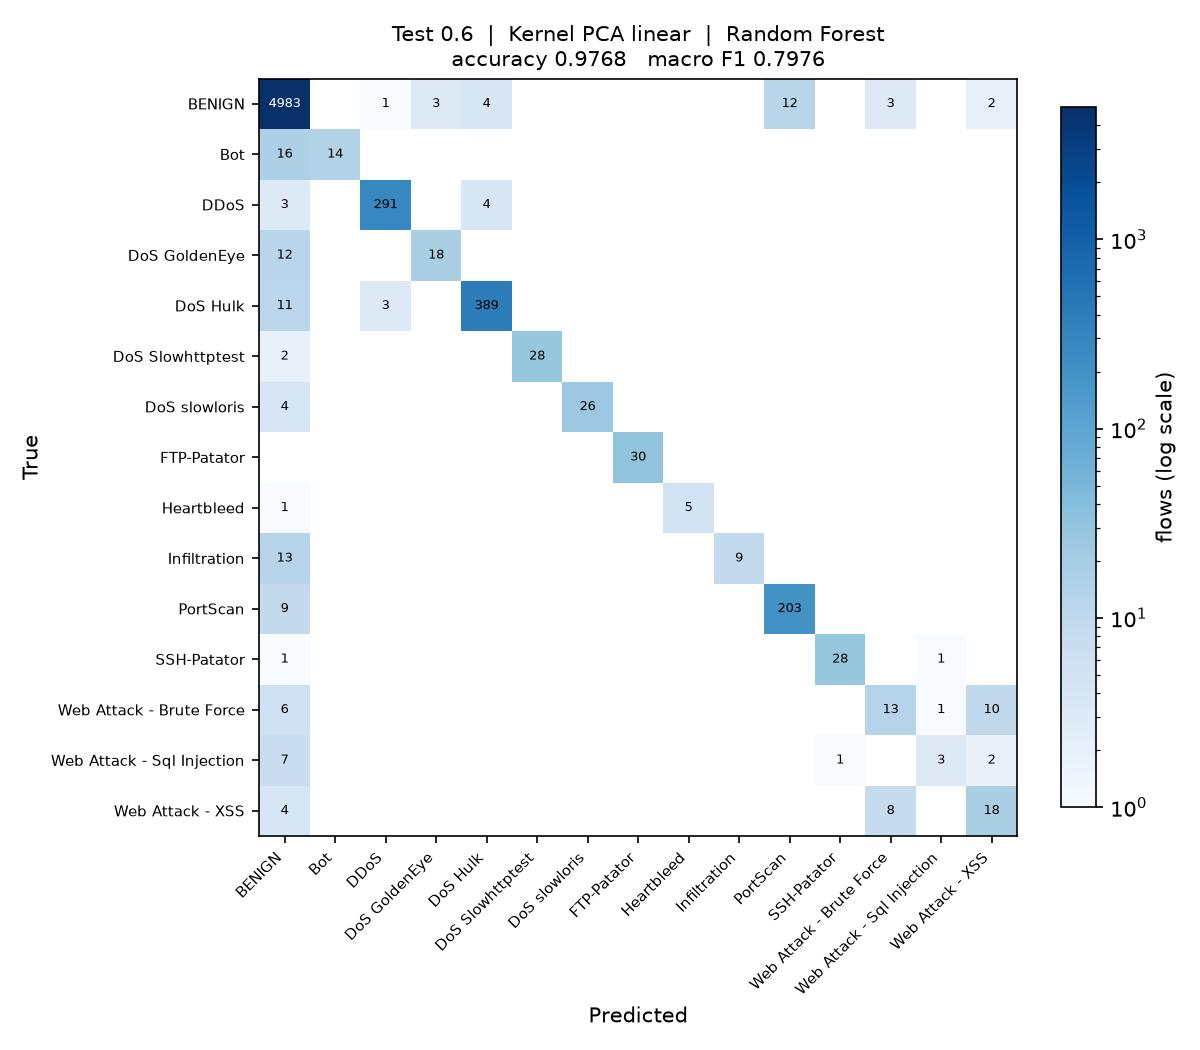

Python code for this plot:
"""
Test_0.6_DR_LIN_RF

Test size 0.6  |  Kernel PCA (linear)  |  Random Forest  (reference sheet #7)

Run on its own:

    python Test_0.6_DR_LIN_RF.py

Writes Test_0.6_DR_LIN_RF.jpg (confusion matrix) and appends one row to
results/75_runs.csv.
"""

import os
import sys
import time
import warnings
from pathlib import Path

import matplotlib
matplotlib.use("Agg")
import matplotlib.pyplot as plt
import numpy as np
import pandas as pd
from sklearn.decomposition import KernelPCA
from sklearn.impute import SimpleImputer
from sklearn.metrics import (accuracy_score, confusion_matrix, f1_score,
                             precision_score, recall_score)
from sklearn.model_selection import train_test_split
from sklearn.preprocessing import LabelEncoder, StandardScaler
from sklearn.ensemble import RandomForestClassifier

sys.path.insert(0, str(Path(__file__).resolve().parent.parent))
from common import load_sample                      # noqa: E402

warnings.filterwarnings("ignore")

# ----- this run -------------------------------------------------------------
TEST_SIZE = 0.6
KERNEL = "linear"
CLASSIFIER = "RF"
N_COMPONENTS = 15
# ----------------------------------------------------------------------------

SEED = 0
N_JOBS = max(1, (os.cpu_count() or 2) // 2)
STEM = "Test_0.6_DR_LIN_RF"
HERE = Path(__file__).resolve().parent
RESULTS = HERE.parent / "results"


def main():
    t0 = time.time()
    df = load_sample(10000, 50, SEED)
    y = LabelEncoder().fit_transform(df["Label"])
    X = df.drop(columns=["Label", "Day"])
    classes = sorted(df["Label"].unique())
    print(f"{len(df):,} flows, {X.shape[1]} features, {len(classes)} classes")

    X_train, X_test, y_train, y_test = train_test_split(
        X, y, test_size=TEST_SIZE, random_state=SEED, stratify=y)

    # mean imputation and scaling, fitted on the training split only
    imputer = SimpleImputer(strategy="mean").fit(X_train)
    scaler = StandardScaler().fit(imputer.transform(X_train))
    X_train = scaler.transform(imputer.transform(X_train))
    X_test = scaler.transform(imputer.transform(X_test))

    # dimensionality reduction: Kernel PCA, fitted on the training split only.
    # arpack keeps the largest positive eigenvalues; the randomized solver ranks
    # them by magnitude and fails on the sigmoid kernel, which is not PSD.
    kpca = KernelPCA(n_components=N_COMPONENTS, kernel=KERNEL,
                     eigen_solver="arpack", random_state=SEED, n_jobs=N_JOBS)
    X_train = kpca.fit_transform(X_train)
    X_test = kpca.transform(X_test)
    print(f"Kernel PCA ({KERNEL}): {X_train.shape[1]} components")

    classifier = RandomForestClassifier(n_estimators=200, criterion="entropy",
                                    n_jobs=N_JOBS, random_state=SEED)
    classifier.fit(X_train, y_train)
    y_pred = classifier.predict(X_test)

    acc = accuracy_score(y_test, y_pred)
    pre = precision_score(y_test, y_pred, average="macro", zero_division=0)
    rec = recall_score(y_test, y_pred, average="macro", zero_division=0)
    f1 = f1_score(y_test, y_pred, average="macro", zero_division=0)
    pre_w = precision_score(y_test, y_pred, average="weighted", zero_division=0)
    rec_w = recall_score(y_test, y_pred, average="weighted", zero_division=0)
    f1_w = f1_score(y_test, y_pred, average="weighted", zero_division=0)

    print(f"Accuracy  : {acc:.4f}")
    print(f"Precision : {pre:.4f}")
    print(f"Recall    : {rec:.4f}")
    print(f"F1 Score  : {f1:.4f}")

    # confusion matrix image, named to match this script
    cm = confusion_matrix(y_test, y_pred, labels=range(len(classes)))
    fig, ax = plt.subplots(figsize=(8, 7))
    im = ax.imshow(cm, cmap="Blues", norm=matplotlib.colors.LogNorm(vmin=1))
    ax.set_xticks(range(len(classes)), classes, rotation=45, ha="right", fontsize=7)
    ax.set_yticks(range(len(classes)), classes, fontsize=7)
    ax.set_xlabel("Predicted")
    ax.set_ylabel("True")
    ax.set_title(f"Test {TEST_SIZE}  |  Kernel PCA {KERNEL}  |  Random Forest\n"
                 f"accuracy {acc:.4f}   macro F1 {f1:.4f}", fontsize=10)
    for i in range(len(classes)):
        for j in range(len(classes)):
            if cm[i, j]:
                ax.text(j, i, cm[i, j], ha="center", va="center", fontsize=6,
                        color="white" if cm[i, j] > cm.max() / 3 else "black")
    fig.colorbar(im, ax=ax, fraction=0.04, label="flows (log scale)")
    fig.tight_layout()
    fig.savefig(HERE / f"{STEM}.jpg", dpi=150)
    plt.close(fig)

    # one row appended to the shared results table
    RESULTS.mkdir(exist_ok=True)
    row = {"Test": TEST_SIZE, "DR": "LIN", "Clas": CLASSIFIER,
           "Acc": round(acc, 4), "Pre": round(pre, 4), "Rec": round(rec, 4),
           "F1": round(f1, 4),
           "Pre_weighted": round(pre_w, 4), "Rec_weighted": round(rec_w, 4),
           "F1_weighted": round(f1_w, 4),
           "n_components": N_COMPONENTS, "seconds": round(time.time() - t0, 1),
           "script": STEM}
    out = RESULTS / "75_runs.csv"
    old = pd.read_csv(out).to_dict("records") if out.exists() else []
    old = [r for r in old if r.get("script") != STEM]
    pd.DataFrame(old + [row]).to_csv(out, index=False)
    print(f"saved {STEM}.jpg and appended to results/75_runs.csv "
          f"({time.time() - t0:.0f}s)")


if __name__ == "__main__":
    main()
